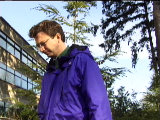
%> input picture GCmex/a.jpg, 160 x 120 px
$ octave --eval "gc_example;"   (GNU Octave 9; MATLAB toolbox functions it lacks are replaced by stand-ins)
%> lines starting %> are read from the running program, lines starting %| are printed output that depends on the picture
### GCmex/GraphCut.m
function [gch, varargout] = GraphCut(mode, varargin)
%
%   Performing Graph Cut energy minimization operations on a 2D grid.
%
%   Usage:
%       [gch ...] = GraphCut(mode, ...);
%
%
%   Inputs:
%   - mode: a string specifying mode of operation. See details below.
%
%   Output:
%   - gch: A handle to the constructed graph. Handle this handle with care
%          and don't forget to close it in the end!
%
%   Possible modes:
%   - 'open': Create a new graph object
%           [gch] = GraphCut('open', DataCost, SmoothnessCost);
%           [gch] = GraphCut('open', DataCost, SmoothnessCost, vC, hC);
%           [gch] = GraphCut('open', DataCost, SmoothnessCost, SparseSmoothness);
%
%       Inputs:
%           - DataCost a height by width by num_labels matrix where
%             Dc(r,c,l) equals the cost for assigning label l to pixel at (r,c)
%             Note that the graph dimensions, and the number of labels are deduced
%             form the size of the DataCost matrix.
%             When using SparseSmoothness Dc is of (L)x(P) where L is the
%             number of labels and P is the number of nodes/pixels in the
%             graph.
%           - SmoothnessCost a #labels by #labels matrix where Sc(l1, l2)
%             is the cost of assigning neighboring pixels with label1 and
%             label2. This cost is spatialy invariant
%           - vC, hC:optional arrays defining spatialy varying smoothness cost.
%                       Single precission arrays of size width*height.
%                       The smoothness cost is computed using:
%                       V_pq(l1, l2) = V(l1, l2) * w_pq
%                       where V is the SmoothnessCost matrix
%                       w_pq is spatialy varying parameter:
%                       if p=(r,c) and q=(r+1,c) then w_pq = vCue(r,c)
%                       if p=(r,c) and q=(r,c+1) then w_pq = hCue(r,c)
%                       (therefore in practice the last column of hC and
%                       the last row of vC are not used).
%           - SparseSmoothness: a sparse matrix defining both the graph
%               structure (might be other than grid) and the spatialy varying
%               smoothness term. Must be real positive sparse matrix of size
%               num_pixels by num_pixels, each non zero entry (i,j) defines a link
%               between pixels i and j with w_pq = SparseSmoothness(i,j).
%
%   - 'set': Set labels
%           [gch] = GraphCut('set', gch, labels)
%
%       Inputs:
%           - labels: a width by height array containing a label per pixel.
%             Array should be the same size of the grid with values
%             [0..num_labels].
%
%
%   - 'get': Get current labeling
%           [gch labels] = GraphCut('get', gch)
%
%       Outputs:
%           - labels: a height by width array, containing a label per pixel.
%             note that labels values are in range [0..num_labels-1].
%
%
%   - 'energy': Get current values of energy terms
%           [gch se de] = GraphCut('energy', gch)
%           [gch e] = GraphGut('energy', gch)
%
%       Outputs:
%           - se: Smoothness energy term.
%           - de: Data energy term.
%           - e = se + de
%
%
%   - 'expand': Perform labels expansion
%           [gch labels] = GraphCut('expand', gch)
%           [gch labels] = GraphCut('expand', gch, iter)
%           [gch labels] = GraphCut('expand', gch, [], label)
%           [gch labels] = GraphCut('expand', gch, [], label, indices)
%
%       When no inputs are provided, GraphCut performs expansion steps
%       until it converges.
%
%       Inputs:
%           - iter: a double scalar, the maximum number of expand
%                    iterations to perform.
%           - label: scalar denoting the label for which to perfom
%                     expand step (labels are [0..num_labels-1]).
%           - indices: array of linear indices of pixels for which
%                        expand step is computed.
%
%       Outputs:
%           - labels: a width*height array of type int32, containing a
%              label per pixel. note that labels values must be is range
%              [0..num_labels-1].
%
%
%   - 'swap': Perform alpha - beta swappings
%           [gch labels] = GraphCut('swap', gch)
%           [gch labels] = GraphCut('swap', gch, iter)
%           [gch labels] = GraphCut('swap', gch, label1, label2)
%
%       When no inputs are provided, GraphCut performs alpha - beta swaps steps
%       until it converges.
%
%       Inputs:
%           - iter: a double scalar, the maximum number of swap
%                      iterations to perform.
%           - label1, label2: int32 scalars denoting two labels for swap
%                                       step.
%
%       Outputs:
%           - labels: a width*height array of type int32, containing a
%              label per pixel. note that labels values must be is range
%              [0..num_labels-1].
%
%
%   - 'close': Close the graph and release allocated resources.
%       [gch] = GraphCut(gch,'close');
%
%
%
%   This wrapper for Matlab was written by Shai Bagon (shai.bagon@weizmann.ac.il).
%   Department of Computer Science and Applied Mathmatics
%   Wiezmann Institute of Science
%   http://www.wisdom.weizmann.ac.il/
%
%	The core cpp application was written by Olga Veksler
%	(available from http://www.csd.uwo.ca/faculty/olga/code.html):
%
%   [1] Efficient Approximate Energy Minimization via Graph Cuts
%        Yuri Boykov, Olga Veksler, Ramin Zabih,
%        IEEE transactions on PAMI, vol. 20, no. 12, p. 1222-1239, November
%        2001.
%
%   [2] What Energy Functions can be Minimized via Graph Cuts?
%        Vladimir Kolmogorov and Ramin Zabih.
%        IEEE Transactions on Pattern Analysis and Machine Intelligence
%        (PAMI), vol. 26, no. 2,
%        February 2004, pp. 147-159.
%
%   [3] An Experimental Comparison of Min-Cut/Max-Flow Algorithms
%        for Energy Minimization in Vision.
%        Yuri Boykov and Vladimir Kolmogorov.
%        In IEEE Transactions on Pattern Analysis and Machine Intelligence
%        (PAMI),
%        vol. 26, no. 9, September 2004, pp. 1124-1137.
%
%   [4] Matlab Wrapper for Graph Cut.
%        Shai Bagon.
%        in www.wisdom.weizmann.ac.il/~bagon, December 2006.
%
%   This software can be used only for research purposes, you should  cite ALL of
%   the aforementioned papers in any resulting publication.
%   If you wish to use this software (or the algorithms described in the
%   aforementioned paper)
%   for commercial purposes, you should be aware that there is a US patent:
%
%       R. Zabih, Y. Boykov, O. Veksler,
%       "System and method for fast approximate energy minimization via
%       graph cuts ",
%       United Stated Patent 6,744,923, June 1, 2004
%
%
%   The Software is provided "as is", without warranty of any kind.
%
%

switch lower(mode)
    case {'o', 'open'}
        % open a new graph cut
        disp(sprintf('open graph cuts'));
        if nargout ~= 1
            error('GraphCut:Open: wrong number of output arguments');
        end

        gch = OpenGraph(varargin{:});

    case {'c', 'close'}
        % close the GraphCut handle - free memory.
        if nargin ~= 2
            error('GraphCut:Close: Too many inputs');
        end
        gch = varargin{1};
        [gch] = GraphCutMex(gch, 'c');

    case {'g', 'get'}
        % get current labeling

        if nargout ~= 2
            error('GraphCut:GetLabels: wrong number of outputs');
        end
        [gch labels] = GetLabels(varargin{:});

        varargout{1} = labels;

    case {'s', 'set'}
        % set user defined labeling
        if nargout ~= 1
            error('GraphCut:SetLabels: Too many outputs');
        end

        [gch] = SetLabels(varargin{:});

    case {'en', 'n', 'energy'}
        % get current energy values
        if nargin ~= 2
            error('GraphCut:GetEnergy: too many input arguments');
        end
        gch = varargin{1};
        [gch se de] = GraphCutMex(gch, 'n');
        switch nargout
            case 2
                varargout{1} = se+de;
            case 3
                varargout{1} = se;
                varargout{2} = de;
            case 1
            otherwise
                error('GraphCut:GetEnergy: wrong number of output arguments')
        end


    case {'e', 'ex', 'expand'}
        % use expand steps to minimize energy
        disp(sprintf('expand graph cuts'));
        if nargout > 2
            error('GraphCut:Expand: too many output arguments');
        end
        [gch labels] = Expand(varargin{:});
        if nargout == 2
            varargout{1} = labels;
        end

    case {'sw', 'a', 'ab', 'swap'}
        % use alpha beta swapping to minimize energy
        if nargout > 2
            error('GraphCut:Expand: too many output arguments');
        end
        [gch labels] = Swap(varargin{:});
        if nargout == 2
            varargout{1} = labels;
        end

    otherwise
        error('GraphCut: Unrecognized mode %s', mode);
end

%%%%%%%%%%%%%%%%%%%%%%%%%%%%%%%%%%%%%%%%%%%%%%%%%%%%%%%%%%%%%%%%%%%%%
%
%   Aux functions
%
%%%%%%%%%%%%%%%%%%%%%%%%%%%%%%%%%%%%%%%%%%%%%%%%%%%%%%%%%%%%%%%%%%%%%
function gch = OpenGraph(varargin)
% Usage [gch] = OpenGraph(Dc, Sc, [vC, hC]) - 2D grid
% or    [gch] = OpenGraph(Dc, Sc, [Contrast]) -3D grid
% or    [gch] = GraphCut(DataCost, SmoothnessCost, SparseSmoothness) - any graph
nin = numel(varargin);
if (nin~=2)  && (nin ~= 3) && (nin~=4)
    error('GraphCut:Open: wrong number of inputs');
end

% Data cost
Dc = varargin{1};
if ndims(Dc) == 4
    %% 3D graph
    [R C Z L] = size(Dc);
    if ~strcmp(class(Dc),'single')
        Dc = single(Dc);
    end
    Dc = permute(Dc,[4 1 2 3]);
    Dc = Dc(:)';

    % smoothness cost
    Sc = varargin{2};
    if any( size(Sc) ~= [L L] )
        error('GraphCut:Open: smoothness cost has incorrect size');
    end
    if ~strcmp(class(Sc),'single')
        Sc = single(Sc);
    end
    Sc = Sc(:)';
    if nin == 3
        Contrast = varargin{3};
        if any( size(Contrast) ~= [R C Z] )
            error('GraphCut:Open: Contrast term is of wrong size');
        end
        if ~strcmp(class(Contrast),'single')
            Contrast = single(Contrast);
        end
        Contrast = Contrast(:);

        gch = GraphCut3dConstr(R, C, Z, L, Dc, Sc, Contrast);
    elseif nin == 2
        gch = GraphCut3dConstr(R, C, Z, L, Dc, Sc);
    else
        error('GraphCut:Open: wrong number of inputs for 3D graph');
    end
elseif ndims(Dc) == 3
    %% 2D graph
    [h w l] = size(Dc);
    if ~strcmp(class(Dc),'single')
        Dc = single(Dc);
    end
    Dc = permute(Dc,[3 2 1]);
    Dc = Dc(:)';

    % smoothness cost
    Sc = varargin{2};
    if any( size(Sc) ~= [l l] )
        error('GraphCut:Open: smoothness cost has incorrect size');
    end
    if ~strcmp(class(Sc),'single')
        Sc = single(Sc);
    end
    Sc = Sc(:)';

    if nin==4
        vC = varargin{3};
        if any( size(vC) ~= [h w] )
            error('GraphCut:Open: vertical cue size incorrect');
        end
        if ~strcmp(class(vC),'single')
            vC = single(vC);
        end
        vC = vC';

        hC = varargin{4};
        if any( size(hC) ~= [h w] )
            error('GraphCut:Open: horizontal cue size incorrect');
        end
        if ~strcmp(class(hC),'single')
            hC = single(hC);
        end
        hC = hC';
        gch = GraphCutConstr(w, h, l, Dc, Sc, vC(:), hC(:));
    elseif nin == 2
        gch = GraphCutConstr(w, h, l, Dc, Sc);
    else
        error('GraphCut:Open: wrong number of input for 2D grid');
    end
elseif ndims(Dc) == 2
    %% arbitrary graph
    if nin ~= 3
        error('GraphCut:Open', 'incorect number of inputs');
    end

    [nl np] = size(Dc);
    Sc = varargin{2};
    if any(size(Sc) ~= [nl nl])
        error('GraphCut:Open', 'Wrong size of Dc or Sc');
    end

    SparseSc = varargin{3};
    if any(size(SparseSc) ~= [np np])
        error('GraphCut:Open', 'Wrong size of SparseSc');
    end

    gch = GraphCutConstrSparse(single(Dc(:)), single(Sc(:)), SparseSc);

else
    %% Unknown dimensionality...
    error('GraphCut:Open: data cost has incorect dimensionality');
end

%%%%%%%%%%%%%%%%%%%%%%%%%%%%%%%%%%%%%%%%%%%%%%%%%%%%%%%%%%%%%%%%%%%%%
% [14 lines left out: function SetLabels, not called in this run]

%%%%%%%%%%%%%%%%%%%%%%%%%%%%%%%%%%%%%%%%%%%%%%%%%%%%%%%%%%%%%%%%%%%%%
% [8 lines left out: function GetLabels, not called in this run]

%%%%%%%%%%%%%%%%%%%%%%%%%%%%%%%%%%%%%%%%%%%%%%%%%%%%%%%%%%%%%%%%%%%%%
% [17 lines left out: function Expand, not called in this run]

%%%%%%%%%%%%%%%%%%%%%%%%%%%%%%%%%%%%%%%%%%%%%%%%%%%%%%%%%%%%%%%%%%%%%
% [13 lines left out: function Swap, not called in this run]

%%%%%%%%%%%%%%%%%%%%%%%%%%%%%%%%%%%%%%%%%%%%%%%%%%%%%%%%%%%%%%%%%%%%%

### GCmex/gc_example.m
function gc_example()
% An example of how to segment a color image according to pixel colors.
% Fisrt stage identifies k distinct clusters in the color space of the
% image. Then the image is segmented according to these regions; each pixel
% is assigned to its cluster and the GraphCut poses smoothness constraint
% on this labeling.

close all
clear;clc;
addpath GCmex
% read an image
im = im2double(imread('a.jpg'));

sz = size(im);
%> sz = [120 160 3]

% try to segment the image into k different regions
k = 2;

% color space distance
distance = 'sqEuclidean';

% cluster the image colors into k regions
data = ToVector(im);
[idx c] = kmeans(data, k, 'distance', distance,'maxiter',200);
%> c = [0.794 0.841 0.882; 0.26 0.24 0.331]

% calculate the data cost per cluster center
Dc = zeros([sz(1:2) k],'single');
for ci=1:k
    % use covariance matrix per cluster
    icv = inv(cov(data(idx==ci,:)));
    dif = data - repmat(c(ci,:), [size(data,1) 1]);
    % data cost is minus log likelihood of the pixel to belong to each
    % cluster according to its RGB value
    Dc(:,:,ci) = reshape(sum((dif*icv).*dif./2,2),sz(1:2));
end
%> this loop made 2 passes
%> icv on pass 1: [281.9 -307 95.65; -307 457 -197.4; 95.65 -197.4 146.9]

% cut the graph

% smoothness term:
% constant part
Sc = ones(k) - eye(k);
% spatialy varying part
% [Hc Vc] = gradient(imfilter(rgb2gray(im),fspecial('gauss',[3 3]),'symmetric'));
[Hc Vc] = SpatialCues(im);
%> the loop in SpatialCues, `for b=1:size(im,3)` made 3 passes
%> pass 1, in SpatialCues, `hC = max(hC, abs(imfilter(im(:,:,b), vf', 'symmetric')));`:
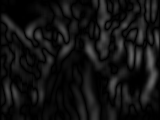
%> hC: size 120x160 double; min 1.93e-06, max 0.409, mean 0.0745
%> after the loop in SpatialCues, `for b=1:size(im,3)`:
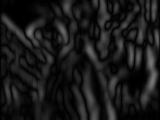
%> hC: size 120x160 double; min 0.000187, max 0.475, mean 0.101
%> after the loop in SpatialCues, `for b=1:size(im,3)`:
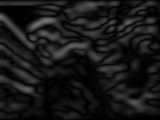
%> vC: size 120x160 double; min 0.00026, max 0.458, mean 0.0942

gch = GraphCut('open', Dc, 10*Sc, exp(-Vc*5), exp(-Hc*5));
%> in OpenGraph, `nin = numel(varargin);`: nin = 4
%> in OpenGraph, `[h w l] = size(Dc);`: h = 120; w = 160; l = 2
%> in OpenGraph, `Sc = varargin{2};`: Sc = [0 10; 10 0]
%> in OpenGraph, `Sc = Sc(:)';`: Sc = [0 10 10 0]
%> in OpenGraph, `vC = varargin{3};`:
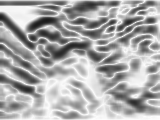
%> vC: size 120x160 double; min 0.101, max 0.999, mean 0.667
%> in OpenGraph, `vC = vC';`:
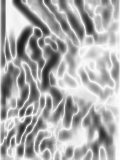
%> vC: size 160x120 single; min 0.101, max 0.999, mean 0.667; mean of the top-left, top-right, bottom-left and bottom-right quarters 0.588, 0.724, 0.628, 0.729
%> in OpenGraph, `hC = varargin{4};`:
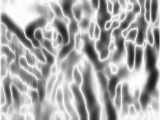
%> hC: size 120x160 double; min 0.093, max 0.999, mean 0.654
%> in OpenGraph, `hC = hC';`:
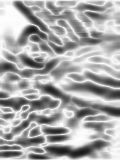
%> hC: size 160x120 single; min 0.093, max 0.999, mean 0.654; mean of the top-left, top-right, bottom-left and bottom-right quarters 0.663, 0.717, 0.597, 0.64
%> the run ends on the next line
% [11 lines not run here, left out]
function v = ToVector(im)
% takes MxNx3 picture and returns (MN)x3 vector
sz = size(im);
v = reshape(im, [prod(sz(1:2)) 3]);

%-----------------------------------------------%
function ih = PlotLabels(L)

L = double(L);

bL = imdilate( abs( imfilter(L, fspecial('log'), 'symmetric') ) > 0.1, strel('disk', 1));
LL = zeros(size(L),class(L));
LL(bL) = L(bL);
Am = zeros(size(L));
Am(bL) = .5;
ih = imagesc(LL);
set(ih, 'AlphaData', Am);
colorbar;
colormap 'jet';

%-----------------------------------------------%
function [hC vC] = SpatialCues(im)
g = fspecial('gauss', [13 13], sqrt(13));
dy = fspecial('sobel');
vf = conv2(g, dy, 'valid');
sz = size(im);

vC = zeros(sz(1:2));
hC = vC;

for b=1:size(im,3)
    vC = max(vC, abs(imfilter(im(:,:,b), vf, 'symmetric')));
    hC = max(hC, abs(imfilter(im(:,:,b), vf', 'symmetric')));
end

$ run again, with GCmex/outdoor.jpg copied over GCmex/a.jpg
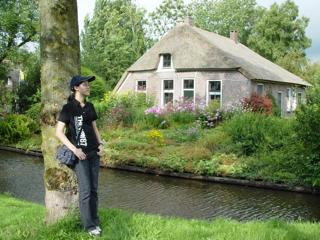
%> input picture GCmex/outdoor.jpg, 320 x 240 px
%> c = [0.687 0.731 0.592; 0.329 0.39 0.234]
%> the loop in gc_example, `for ci=1:k` made 2 passes
%> icv on passes 1 to 2: [503.3 -264 -198.7; -264 335.7 10.69; -198.7 10.69 151.9], [620 -375.3 -257; -375.3 318.6 73.72; -257 73.72 267.7]
%> the loop in SpatialCues, `for b=1:size(im,3)` made 3 passes
%> pass 1, in SpatialCues, `hC = max(hC, abs(imfilter(im(:,:,b), vf', 'symmetric')));`:
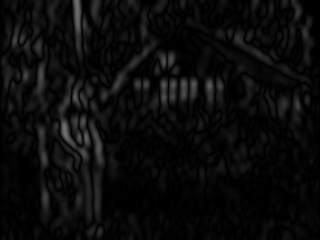
%> hC: size 240x320 double; min 5.35e-07, max 0.448, mean 0.0441
%> nin = 4
%> h = 240; w = 320; l = 2
%> in OpenGraph, `Sc = varargin{2};`: Sc = [0 10; 10 0]
%> in OpenGraph, `Sc = Sc(:)';`: Sc = [0 10 10 0]
%> in OpenGraph, `hC = hC';`:
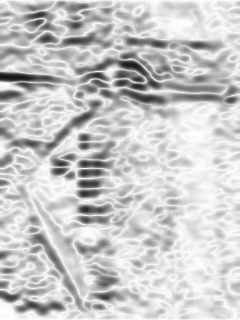
%> hC: size 320x240 single; min 0.0849, max 1, mean 0.792; mean of the top-left, top-right, bottom-left and bottom-right quarters 0.721, 0.79, 0.77, 0.886
